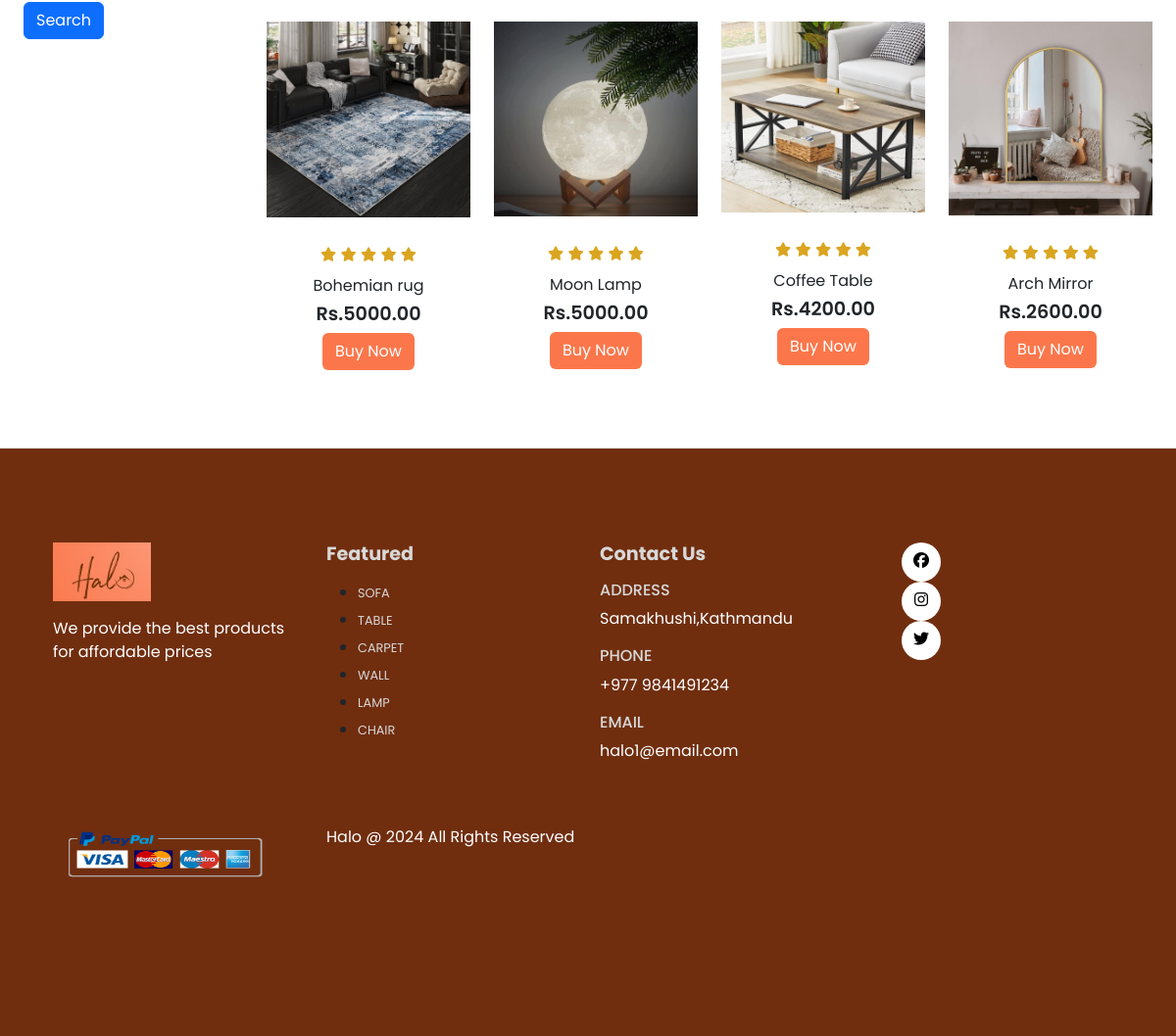
The app's page /shop.php (lower part), older data.
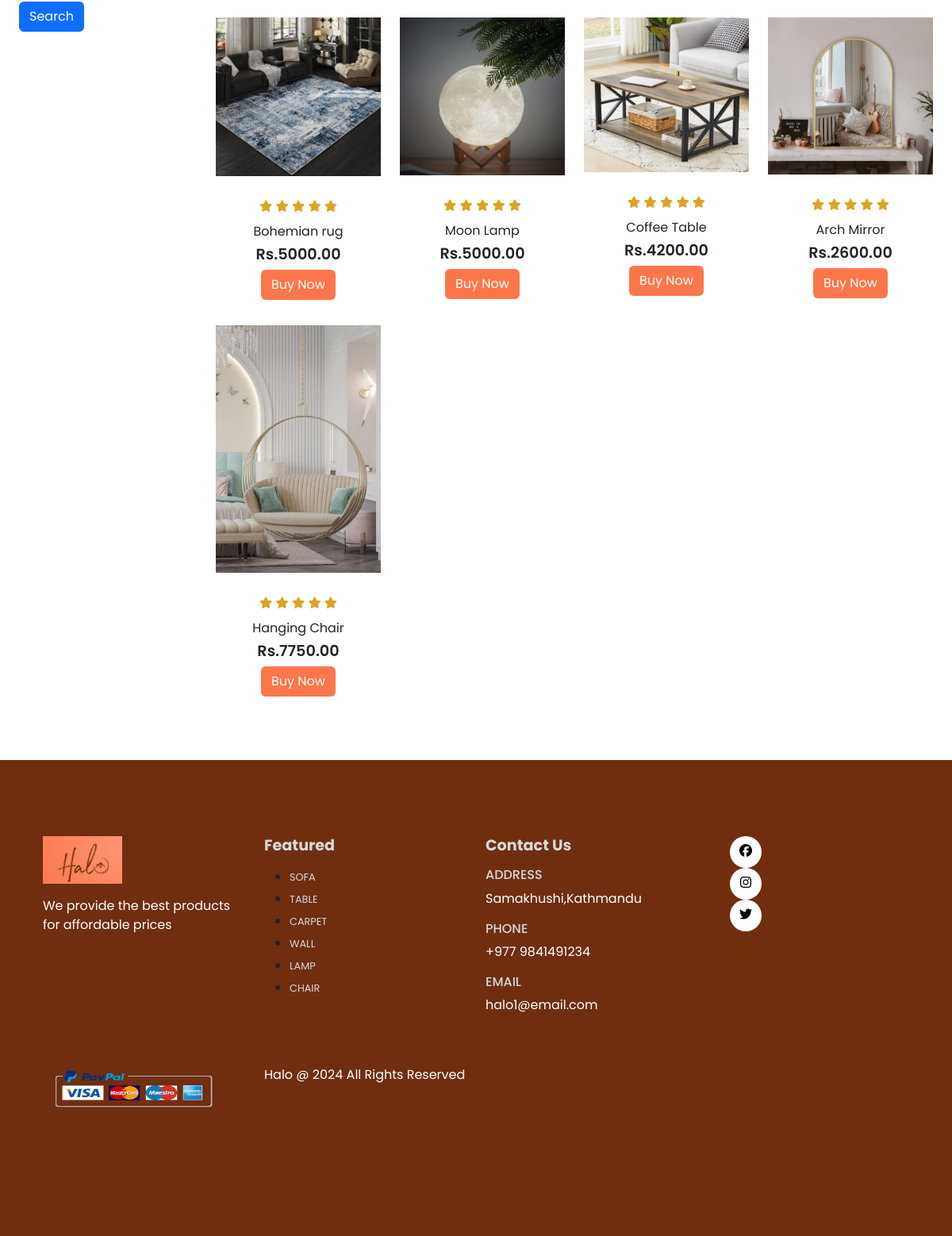
The same page, newer data.
### tables this page shows
CREATE TABLE `products` (
  `product_id` int(11) NOT NULL,
  `product_name` varchar(100) NOT NULL,
  `product_category` varchar(108) NOT NULL,
  `product_description` varchar(255) NOT NULL,
  `product_image` varchar(255) NOT NULL,
  `product_image2` varchar(255) DEFAULT NULL,
  `product_image3` varchar(255) DEFAULT NULL,
  `product_image4` varchar(255) DEFAULT NULL,
  `product_price` decimal(10,2) NOT NULL,
  `product_special_offer` int(2) DEFAULT NULL,
  `product_color` varchar(108) DEFAULT NULL
);

### shop.php (the view, shortened to what this page needs)
<?php
include('server/connection.php');
if(isset($_POST['search'])){
          $category = $_POST['category'];
          $price = $_POST['price'];
          $stmt = $conn->prepare("SELECT * FROM products WHERE product_category=? AND product_price<=?");
          $stmt->bind_param("si",$category,$price);
          $stmt->execute();
          $products = $stmt->get_result();
}else{
        $stmt = $conn->prepare("SELECT * FROM products");
        $stmt->execute();
        $products = $stmt->get_result();
}
?>
<?php
include('layouts/header.php');
?>
      <section id="search" class="my-5 py-0 ms-2 ">
              <form action="shop.php" method="POST">
                <div class="form-group my-3 mx-3">
                  <input type="submit" name="search" value="Search" class="btn btn-primary" id="">
                </div>
              </form>
      </section>
      <section id="shop" class="my-5 py-0 row mx-auto">
        <div class="row mx-auto container">
          <?php while($row = $products->fetch_assoc()) {  ?>
          <div class="product text-center col-lg-3 col-md-4 col-sm-6">
            <img class="img-fluid mb-3"  src="assets/imgs/<?php echo $row['product_image']; ?>">
            <div class="star">
              <i class="fa-solid fa-star"></i>
              <i class="fa-solid fa-star"></i>
              <i class="fa-solid fa-star"></i>
              <i class="fa-solid fa-star"></i>
              <i class="fa-solid fa-star"></i>
            </div>
            <h5 class="p-name"><?php echo $row['product_name']; ?></h5>
            <h4 class="p-price">Rs.<?php echo $row['product_price']; ?></h4>
            <a class="btn shop-buy-btn" href="<?php echo "product.php?product_id=". $row['product_id']; ?>">Buy Now</a>
          </div>
            <?php } ?>
        </div>
      </section>
      <?php
  include('layouts/footer.php');
?>

Row changes from the older to the newer data that the page shows:
added products: product_image (picture), product_name "Hanging Chair", product_price "7750.00"
